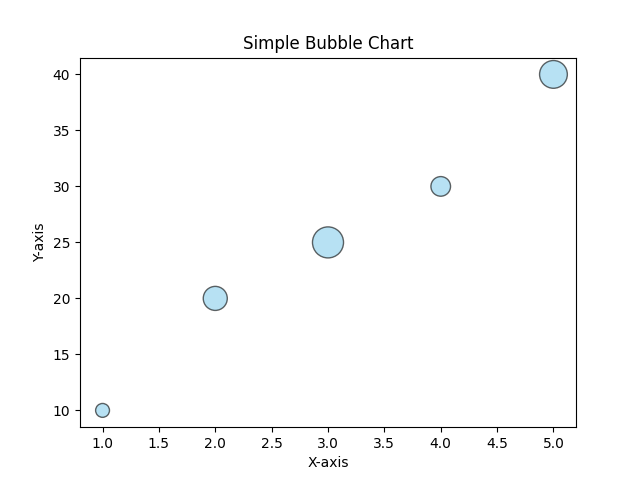

The Python source for this figure:
import matplotlib.pyplot as plt
x = [1, 2, 3, 4, 5]
y = [10, 20, 25, 30, 40]
bubble_size = [100, 300, 500, 200, 400]
plt.scatter(x, y, s=bubble_size, color='skyblue', alpha=0.6, edgecolors='black')
plt.title("Simple Bubble Chart")
plt.xlabel("X-axis")
plt.ylabel("Y-axis")
plt.show()
